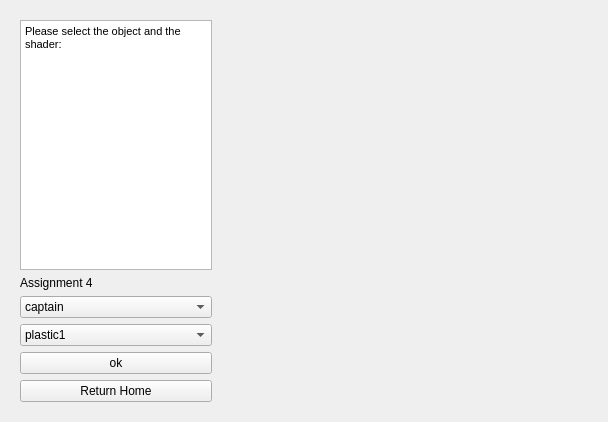
<?xml version="1.0" encoding="UTF-8"?>
<ui version="4.0">
 <class>Form</class>
 <widget class="QWidget" name="Form">
  <property name="geometry">
   <rect>
    <x>0</x>
    <y>0</y>
    <width>608</width>
    <height>422</height>
   </rect>
  </property>
  <property name="windowTitle">
   <string>Form</string>
  </property>
  <layout class="QHBoxLayout" name="horizontalLayout">
   <item>
    <widget class="QWidget" name="controlsBox" native="true">
     <layout class="QVBoxLayout" name="verticalLayout">
      <item>
       <widget class="QTextEdit" name="textEdit">
        <property name="html">
         <string>&lt;!DOCTYPE HTML PUBLIC &quot;-//W3C//DTD HTML 4.0//EN&quot; &quot;http://www.w3.org/TR/REC-html40/strict.dtd&quot;&gt;
&lt;html&gt;&lt;head&gt;&lt;meta name=&quot;qrichtext&quot; content=&quot;1&quot; /&gt;&lt;style type=&quot;text/css&quot;&gt;
p, li { white-space: pre-wrap; }
&lt;/style&gt;&lt;/head&gt;&lt;body style=&quot; font-family:'MS Shell Dlg 2'; font-size:8.25pt; font-weight:400; font-style:normal;&quot;&gt;
&lt;p style=&quot; margin-top:0px; margin-bottom:0px; margin-left:0px; margin-right:0px; -qt-block-indent:0; text-indent:0px;&quot;&gt;&lt;span style=&quot; font-size:8pt;&quot;&gt;Please select the object and the shader:&lt;/span&gt;&lt;/p&gt;&lt;/body&gt;&lt;/html&gt;</string>
        </property>
       </widget>
      </item>
      <item>
       <widget class="QLabel" name="label">
        <property name="text">
         <string>Assignment 4  </string>
        </property>
       </widget>
      </item>
      <item>
       <widget class="QComboBox" name="comboBox_2">
        <item>
         <property name="text">
          <string>captain</string>
         </property>
        </item>
        <item>
         <property name="text">
          <string>soldiers</string>
         </property>
        </item>
        <item>
         <property name="text">
          <string>carpet</string>
         </property>
        </item>
       </widget>
      </item>
      <item>
       <widget class="QComboBox" name="comboBox">
        <item>
         <property name="text">
          <string>plastic1</string>
         </property>
        </item>
        <item>
         <property name="text">
          <string>plastic2</string>
         </property>
        </item>
        <item>
         <property name="text">
          <string>red</string>
         </property>
        </item>
        <item>
         <property name="text">
          <string>gold</string>
         </property>
        </item>
        <item>
         <property name="text">
          <string>silver</string>
         </property>
        </item>
        <item>
         <property name="text">
          <string>bronze</string>
         </property>
        </item>
       </widget>
      </item>
      <item>
       <widget class="QPushButton" name="okButton">
        <property name="text">
         <string>ok</string>
        </property>
       </widget>
      </item>
      <item>
       <widget class="QPushButton" name="homeBtn">
        <property name="text">
         <string>Return Home</string>
        </property>
       </widget>
      </item>
     </layout>
    </widget>
   </item>
   <item>
    <spacer name="horizontalSpacer">
     <property name="orientation">
      <enum>Qt::Horizontal</enum>
     </property>
     <property name="sizeHint" stdset="0">
      <size>
       <width>439</width>
       <height>20</height>
      </size>
     </property>
    </spacer>
   </item>
  </layout>
 </widget>
 <resources/>
 <connections/>
</ui>
